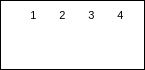
      <widget class="QGroupBox" name="switchBox_2">
       <property name="sizePolicy">
        <sizepolicy hsizetype="Fixed" vsizetype="Fixed">
         <horstretch>0</horstretch>
         <verstretch>0</verstretch>
        </sizepolicy>
       </property>
       <property name="minimumSize">
        <size>
         <width>145</width>
         <height>70</height>
        </size>
       </property>
       <property name="maximumSize">
        <size>
         <width>145</width>
         <height>70</height>
        </size>
       </property>
       <property name="autoFillBackground">
        <bool>false</bool>
       </property>
       <property name="styleSheet">
        <string notr="true">background-color: rgb(255, 255, 255);
border: 1px solid rgb(0, 0, 0);</string>
       </property>
       <property name="title">
        <string/>
       </property>
       <layout class="QHBoxLayout" name="horizontalLayout_6">
        <property name="spacing">
         <number>0</number>
        </property>
        <property name="leftMargin">
         <number>2</number>
        </property>
        <property name="topMargin">
         <number>7</number>
        </property>
        <property name="rightMargin">
         <number>4</number>
        </property>
        <property name="bottomMargin">
         <number>5</number>
        </property>
        <item>
         <widget class="QLabel" name="arr_on_2">
          <property name="maximumSize">
           <size>
            <width>10</width>
            <height>50</height>
           </size>
          </property>
          <property name="autoFillBackground">
           <bool>false</bool>
          </property>
          <property name="styleSheet">
           <string notr="true">border-color: rgb(255, 255, 255);</string>
          </property>
          <property name="text">
           <string/>
          </property>
          <property name="pixmap">
           <pixmap resource="res.qrc">:/images/on_arrow.png</pixmap>
          </property>
          <property name="scaledContents">
           <bool>true</bool>
          </property>
         </widget>
        </item>
        <item>
         <layout class="QHBoxLayout" name="horizontalLayout_7">
          <property name="spacing">
           <number>0</number>
          </property>
          <item>
           <layout class="QVBoxLayout" name="verticalLayout_10">
            <property name="spacing">
             <number>2</number>
            </property>
            <item>
             <widget class="QLabel" name="label_2_0">
              <property name="maximumSize">
               <size>
                <width>16777215</width>
                <height>15</height>
               </size>
              </property>
              <property name="font">
               <font>
                <pointsize>8</pointsize>
               </font>
              </property>
              <property name="autoFillBackground">
               <bool>false</bool>
              </property>
              <property name="styleSheet">
               <string notr="true">border-color: rgb(255, 255, 255);</string>
              </property>
              <property name="text">
               <string>1</string>
              </property>
              <property name="alignment">
               <set>Qt::AlignCenter</set>
              </property>
             </widget>
            </item>
            <item>
             <widget class="QLabel" name="sw_2_0">
              <property name="minimumSize">
               <size>
                <width>27</width>
                <height>29</height>
               </size>
              </property>
              <property name="maximumSize">
               <size>
                <width>29</width>
                <height>31</height>
               </size>
              </property>
              <property name="autoFillBackground">
               <bool>false</bool>
              </property>
              <property name="styleSheet">
               <string notr="true">border-color: rgb(255, 255, 255);</string>
              </property>
              <property name="text">
               <string/>
              </property>
              <property name="pixmap">
               <pixmap resource="res.qrc">:/images/switch_on.png</pixmap>
              </property>
              <property name="scaledContents">
               <bool>true</bool>
              </property>
              <property name="alignment">
               <set>Qt::AlignCenter</set>
              </property>
             </widget>
            </item>
            <item>
             <spacer name="verticalSpacer_9">
              <property name="orientation">
               <enum>Qt::Vertical</enum>
              </property>
              <property name="sizeHint" stdset="0">
               <size>
                <width>20</width>
                <height>40</height>
               </size>
              </property>
             </spacer>
            </item>
           </layout>
          </item>
          <item>
           <layout class="QVBoxLayout" name="verticalLayout_11">
            <property name="spacing">
             <number>2</number>
            </property>
            <item>
             <widget class="QLabel" name="label_2_1">
              <property name="maximumSize">
               <size>
                <width>16777215</width>
                <height>15</height>
               </size>
              </property>
              <property name="font">
               <font>
                <pointsize>8</pointsize>
               </font>
              </property>
              <property name="autoFillBackground">
               <bool>false</bool>
              </property>
              <property name="styleSheet">
               <string notr="true">border-color: rgb(255, 255, 255);</string>
              </property>
              <property name="text">
               <string>2</string>
              </property>
              <property name="alignment">
               <set>Qt::AlignCenter</set>
              </property>
             </widget>
            </item>
            <item>
             <widget class="QLabel" name="sw_2_1">
              <property name="minimumSize">
               <size>
                <width>27</width>
                <height>29</height>
               </size>
              </property>
              <property name="maximumSize">
               <size>
                <width>29</width>
                <height>31</height>
               </size>
              </property>
              <property name="autoFillBackground">
               <bool>false</bool>
              </property>
              <property name="styleSheet">
               <string notr="true">border-color: rgb(255, 255, 255);</string>
              </property>
              <property name="text">
               <string/>
              </property>
              <property name="pixmap">
               <pixmap resource="res.qrc">:/images/switch_on.png</pixmap>
              </property>
              <property name="scaledContents">
               <bool>true</bool>
              </property>
              <property name="alignment">
               <set>Qt::AlignLeading|Qt::AlignLeft|Qt::AlignTop</set>
              </property>
             </widget>
            </item>
            <item>
             <spacer name="verticalSpacer_10">
              <property name="orientation">
               <enum>Qt::Vertical</enum>
              </property>
              <property name="sizeHint" stdset="0">
               <size>
                <width>20</width>
                <height>40</height>
               </size>
              </property>
             </spacer>
            </item>
           </layout>
          </item>
          <item>
           <layout class="QVBoxLayout" name="verticalLayout_12">
            <property name="spacing">
             <number>2</number>
            </property>
            <item>
             <widget class="QLabel" name="label_2_2">
              <property name="maximumSize">
               <size>
                <width>16777215</width>
                <height>15</height>
               </size>
              </property>
              <property name="font">
               <font>
                <pointsize>8</pointsize>
               </font>
              </property>
              <property name="autoFillBackground">
               <bool>false</bool>
              </property>
              <property name="styleSheet">
               <string notr="true">border-color: rgb(255, 255, 255);</string>
              </property>
              <property name="text">
               <string>3</string>
              </property>
              <property name="alignment">
               <set>Qt::AlignCenter</set>
              </property>
             </widget>
            </item>
            <item>
             <widget class="QLabel" name="sw_2_2">
              <property name="minimumSize">
               <size>
                <width>27</width>
                <height>29</height>
               </size>
              </property>
              <property name="maximumSize">
               <size>
                <width>29</width>
                <height>31</height>
               </size>
              </property>
              <property name="autoFillBackground">
               <bool>false</bool>
              </property>
              <property name="styleSheet">
               <string notr="true">border-color: rgb(255, 255, 255);</string>
              </property>
              <property name="text">
               <string/>
              </property>
              <property name="pixmap">
               <pixmap resource="res.qrc">:/images/switch_on.png</pixmap>
              </property>
              <property name="scaledContents">
               <bool>true</bool>
              </property>
              <property name="alignment">
               <set>Qt::AlignLeading|Qt::AlignLeft|Qt::AlignTop</set>
              </property>
             </widget>
            </item>
            <item>
             <spacer name="verticalSpacer_11">
              <property name="orientation">
               <enum>Qt::Vertical</enum>
              </property>
              <property name="sizeHint" stdset="0">
               <size>
                <width>20</width>
                <height>40</height>
               </size>
              </property>
             </spacer>
            </item>
           </layout>
          </item>
          <item>
           <layout class="QVBoxLayout" name="verticalLayout_13">
            <property name="spacing">
             <number>2</number>
            </property>
            <item>
             <widget class="QLabel" name="label_2_3">
              <property name="maximumSize">
               <size>
                <width>16777215</width>
                <height>15</height>
               </size>
              </property>
              <property name="font">
               <font>
                <pointsize>8</pointsize>
               </font>
              </property>
              <property name="autoFillBackground">
               <bool>false</bool>
              </property>
              <property name="styleSheet">
               <string notr="true">border-color: rgb(255, 255, 255);</string>
              </property>
              <property name="text">
               <string>4</string>
              </property>
              <property name="alignment">
               <set>Qt::AlignCenter</set>
              </property>
             </widget>
            </item>
            <item>
             <widget class="QLabel" name="sw_2_3">
              <property name="minimumSize">
               <size>
                <width>27</width>
                <height>29</height>
               </size>
              </property>
              <property name="maximumSize">
               <size>
                <width>29</width>
                <height>31</height>
               </size>
              </property>
              <property name="autoFillBackground">
               <bool>false</bool>
              </property>
              <property name="styleSheet">
               <string notr="true">border-color: rgb(255, 255, 255);</string>
              </property>
              <property name="text">
               <string/>
              </property>
              <property name="pixmap">
               <pixmap resource="res.qrc">:/images/switch_on.png</pixmap>
              </property>
              <property name="scaledContents">
               <bool>true</bool>
              </property>
              <property name="alignment">
               <set>Qt::AlignLeading|Qt::AlignLeft|Qt::AlignTop</set>
              </property>
             </widget>
            </item>
            <item>
             <spacer name="verticalSpacer_12">
              <property name="orientation">
               <enum>Qt::Vertical</enum>
              </property>
              <property name="sizeHint" stdset="0">
               <size>
                <width>20</width>
                <height>40</height>
               </size>
              </property>
             </spacer>
            </item>
           </layout>
          </item>
         </layout>
        </item>
       </layout>
      </widget>
